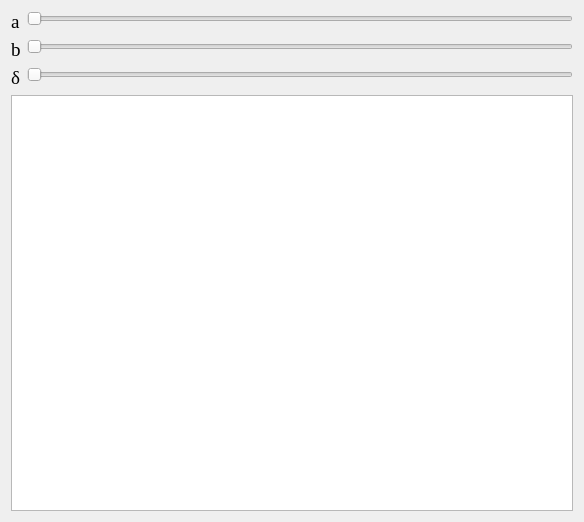
<?xml version="1.0" encoding="UTF-8"?>
<ui version="4.0">
 <class>Form</class>
 <widget class="QWidget" name="Form">
  <property name="geometry">
   <rect>
    <x>0</x>
    <y>0</y>
    <width>584</width>
    <height>522</height>
   </rect>
  </property>
  <property name="windowTitle">
   <string>Form1</string>
  </property>
  <layout class="QGridLayout" name="gridLayout">
   <item row="0" column="0">
    <layout class="QVBoxLayout" name="verticalLayout">
     <item>
      <layout class="QFormLayout" name="formLayout">
       <item row="0" column="0">
        <widget class="QLabel" name="lblFreq1">
         <property name="font">
          <font>
           <family>Times New Roman</family>
           <pointsize>14</pointsize>
          </font>
         </property>
         <property name="text">
          <string>a</string>
         </property>
         <property name="textFormat">
          <enum>Qt::AutoText</enum>
         </property>
        </widget>
       </item>
       <item row="0" column="1">
        <widget class="QSlider" name="sldFreq1">
         <property name="minimum">
          <number>1</number>
         </property>
         <property name="maximum">
          <number>100</number>
         </property>
         <property name="orientation">
          <enum>Qt::Horizontal</enum>
         </property>
        </widget>
       </item>
       <item row="1" column="1">
        <widget class="QSlider" name="sldFreq2">
         <property name="minimum">
          <number>1</number>
         </property>
         <property name="maximum">
          <number>100</number>
         </property>
         <property name="orientation">
          <enum>Qt::Horizontal</enum>
         </property>
        </widget>
       </item>
       <item row="2" column="0">
        <widget class="QLabel" name="lblPhase">
         <property name="font">
          <font>
           <family>Times New Roman</family>
           <pointsize>14</pointsize>
          </font>
         </property>
         <property name="text">
          <string>δ</string>
         </property>
        </widget>
       </item>
       <item row="2" column="1">
        <widget class="QSlider" name="sldPhase">
         <property name="minimum">
          <number>1</number>
         </property>
         <property name="maximum">
          <number>100</number>
         </property>
         <property name="orientation">
          <enum>Qt::Horizontal</enum>
         </property>
        </widget>
       </item>
       <item row="1" column="0">
        <widget class="QLabel" name="lblFreq2">
         <property name="font">
          <font>
           <family>Times New Roman</family>
           <pointsize>14</pointsize>
          </font>
         </property>
         <property name="text">
          <string>b</string>
         </property>
        </widget>
       </item>
      </layout>
     </item>
     <item>
      <widget class="PlotWidget" name="lissajousPlot"/>
     </item>
    </layout>
   </item>
  </layout>
 </widget>
 <customwidgets>
  <customwidget>
   <class>PlotWidget</class>
   <extends>QGraphicsView</extends>
   <header>pyqtgraph</header>
  </customwidget>
 </customwidgets>
 <resources/>
 <connections>
  <connection>
   <sender>sldFreq1</sender>
   <signal>valueChanged(int)</signal>
   <receiver>Form</receiver>
   <slot>update_freq1()</slot>
   <hints>
    <hint type="sourcelabel">
     <x>332</x>
     <y>21</y>
    </hint>
    <hint type="destinationlabel">
     <x>291</x>
     <y>260</y>
    </hint>
   </hints>
  </connection>
  <connection>
   <sender>sldFreq2</sender>
   <signal>valueChanged(int)</signal>
   <receiver>Form</receiver>
   <slot>update_freq2()</slot>
   <hints>
    <hint type="sourcelabel">
     <x>341</x>
     <y>49</y>
    </hint>
    <hint type="destinationlabel">
     <x>291</x>
     <y>260</y>
    </hint>
   </hints>
  </connection>
  <connection>
   <sender>sldPhase</sender>
   <signal>valueChanged(int)</signal>
   <receiver>Form</receiver>
   <slot>update_phase()</slot>
   <hints>
    <hint type="sourcelabel">
     <x>341</x>
     <y>77</y>
    </hint>
    <hint type="destinationlabel">
     <x>291</x>
     <y>260</y>
    </hint>
   </hints>
  </connection>
 </connections>
 <slots>
  <slot>update_freq1()</slot>
  <slot>update_freq2()</slot>
  <slot>update_phase()</slot>
 </slots>
</ui>
